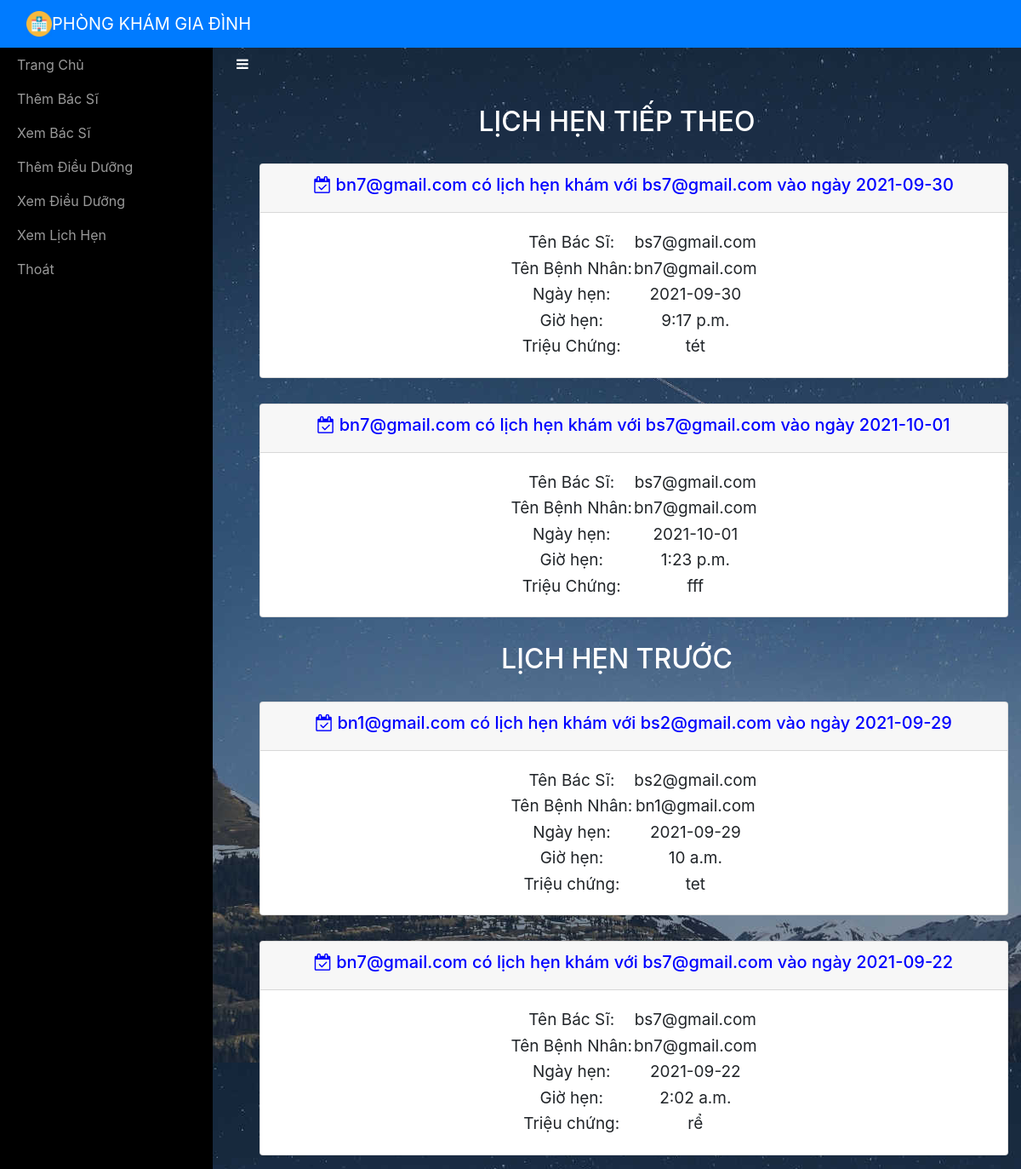
/adminviewAppointment/ (signed in), run on the app's committed database.
### phongkhamapp/models.py (models this page shows, shortened)
class Appointment(models.Model):
    doctorname = models.CharField(max_length=50)
    doctoremail = models.EmailField(max_length=50)
    patientname = models.CharField(max_length=50)
    patientemail = models.EmailField(max_length=50)
    appointmentdate = models.DateField(max_length=30)
    appointmenttime = models.TimeField(max_length=10)
    symptoms = models.CharField(max_length=100)
    status = models.BooleanField()
    prescription = models.CharField(max_length=200)

### phongkhamapp/views.py (the view)
# urls.py: path('adminviewAppointment/',adminviewAppointment,name='adminviewAppointment'),
def adminviewAppointment(request):
    if not request.user.is_staff:
        return redirect('login_admin')
    upcomming_appointments = Appointment.objects.filter(appointmentdate__gte=timezone.now(), status=True).order_by(
        'appointmentdate')
    previous_appointments = Appointment.objects.filter(appointmentdate__lt=timezone.now()).order_by(
        '-appointmentdate') | Appointment.objects.filter(status=False).order_by('-appointmentdate')
    d = {"upcomming_appointments": upcomming_appointments, "previous_appointments": previous_appointments}
    return render(request, 'adminviewappointments.html', d)

### phongkhamapp/templates/adminviewappointments.html (shortened to what this page needs)
<!DOCTYPE html>
<html>
<head>
    {% include 'include.html' %}
    {% load static %}
</head>
<body style="background-image: url(&quot;{% static 'img/star-sky.jpg' %}&quot;);">
    {% include 'adminnav.html' %}
    <div id="wrapper">
        {% include 'admin_include.html' %}
        <div class="page-content-wrapper">
            <div class="container-fluid"><a class="btn btn-link" role="button" id="menu-toggle" href="#menu-toggle" style="color: white;"><i class="fa fa-bars"></i></a>
                <h2 class="text-center" style="color: white;">LỊCH HẸN TIẾP THEO</h2>
                <div class="text-center" role="tablist" id="accordion-1">
                    {% for i in upcomming_appointments %}
                    <ul class = "collapsible popout text-center" data-collapsible = "accordion">
                        <li class="card">
                            <div class = "card-header collapsible-header">
                                <h5 style="color:blue;"><a><i class="fa fa-calendar-check-o"></i>  {{ i.patientname }} có lịch hẹn khám với {{ i.doctorname }} vào ngày {{i.appointmentdate}}</a></h5>
                            </div>
                            <div class = "card-body collapsible-body">
                                <table align="center" class="card-text" style="font-size: 19px;">
                                    <tr>
                                        <td>Tên Bác Sĩ:</td>
                                        <td>{{i.doctorname}}</td>
                                    </tr>
                                    <tr>
                                        <td>Tên Bệnh Nhân:</td>
                                        <td>{{i.patientname}}</td>
                                    </tr>
                                    <tr>
                                        <td>Ngày hẹn:</td>
                                        <td>{{i.appointmentdate}}</td>
                                    </tr>
                                    <tr>
                                        <td>Giờ hẹn:</td>
                                        <td>{{i.appointmenttime}}</td>
                                    </tr>
                                    <tr>
                                        <td>Triệu Chứng:</td>
                                        <td>{{i.symptoms}}</td>
                                    </tr>
                                </table>
                            </div>
                        </li>
                    </ul>
                    {% endfor %}
                </div>
                <h2 class="text-center" style="color: white;">LỊCH HẸN TRƯỚC</h2>
                <div class="text-center" role="tablist" id="accordion-2">
                    {% for j in previous_appointments %}
                    <ul class = "collapsible popout text-center" data-collapsible = "accordion">
                        <li class="card">
                            <div class = "card-header collapsible-header">
                                <h5 style="color:blue;"><a><i class="fa fa-calendar-check-o"></i>  {{ j.patientname }} có lịch hẹn khám với {{ j.doctorname }} vào ngày {{j.appointmentdate}}</a></h5>
                            </div>
                            <div class = "card-body collapsible-body">
                                <table align="center" class="card-text" style="font-size: 19px;">
                                    <tr>
                                        <td>Tên Bác Sĩ:</td>
                                        <td>{{j.doctorname}}</td>
                                    </tr>
                                    <tr>
                                        <td>Tên Bệnh Nhân:</td>
                                        <td>{{j.patientname}}</td>
                                    </tr>
                                    <tr>
                                        <td>Ngày hẹn:</td>
                                        <td>{{j.appointmentdate}}</td>
                                    </tr>
                                    <tr>
                                        <td>Giờ hẹn:</td>
                                        <td>{{j.appointmenttime}}</td>
                                    </tr>
                                    <tr>
                                        <td>Triệu chứng:</td>
                                        <td>{{j.symptoms}}</td>
                                    </tr>
                                </table>
                            </div>
                        </li>
                    </ul>
                    {% endfor %}
                </div>
            </div>
        </div>
    </div>
</body>
</html>

### phongkhamapp/static/css/Sidebar-Menu-1.css (style rules this page uses)
body { overflow-x: hidden; }
#wrapper { padding-left: 0; -webkit-transition: all 0.5s ease; -moz-transition: all 0.5s ease; -o-transition: all 0.5s ease; transition: all 0.5s ease; }
@media (min-width:768px) { #wrapper { padding-left: 250px; } }

### phongkhamapp/static/css/Sidebar-Menu.css (style rules this page uses)
#wrapper { padding-left: 0; -webkit-transition: all 0.5s ease; -moz-transition: all 0.5s ease; -o-transition: all 0.5s ease; transition: all 0.5s ease; }
@media (min-width:768px) { #wrapper { padding-left: 250px; } }

### phongkhamapp/static/css/styles.css (style rules this page uses)
.text-center { margin-top: 30px; }

### data on the page
Appointment: patientname "bn7@gmail.com", doctorname "bs7@gmail.com", appointmentdate "2021-09-30", appointmenttime "9:17 p.m.", symptoms "tét"
Appointment: patientname "bn7@gmail.com", doctorname "bs7@gmail.com", appointmentdate "2021-10-01", appointmenttime "1:23 p.m.", symptoms "fff"
Appointment: patientname "bn1@gmail.com", doctorname "bs2@gmail.com", appointmentdate "2021-09-29", appointmenttime "10 a.m.", symptoms "tet"
Appointment: patientname "bn7@gmail.com", doctorname "bs7@gmail.com", appointmentdate "2021-09-22", appointmenttime "2:02 a.m.", symptoms "rể"
